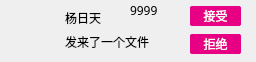
<?xml version="1.0" encoding="UTF-8"?>
<ui version="4.0">
 <class>Filenotify</class>
 <widget class="QWidget" name="Filenotify">
  <property name="geometry">
   <rect>
    <x>0</x>
    <y>0</y>
    <width>256</width>
    <height>62</height>
   </rect>
  </property>
  <property name="windowTitle">
   <string>Form</string>
  </property>
  <property name="styleSheet">
   <string notr="true"/>
  </property>
  <widget class="QLabel" name="label_2">
   <property name="geometry">
    <rect>
     <x>10</x>
     <y>10</y>
     <width>42</width>
     <height>42</height>
    </rect>
   </property>
   <property name="styleSheet">
    <string notr="true">QLabel{
  border-image:url(&quot;:/10.jpeg&quot;);
  border-radius:2px;
}</string>
   </property>
   <property name="text">
    <string/>
   </property>
   <property name="alignment">
    <set>Qt::AlignCenter</set>
   </property>
  </widget>
  <widget class="QLabel" name="label_3">
   <property name="geometry">
    <rect>
     <x>65</x>
     <y>8</y>
     <width>141</width>
     <height>20</height>
    </rect>
   </property>
   <property name="font">
    <font>
     <family>微软雅黑</family>
    </font>
   </property>
   <property name="text">
    <string>杨日天</string>
   </property>
  </widget>
  <widget class="QLabel" name="label_4">
   <property name="geometry">
    <rect>
     <x>65</x>
     <y>33</y>
     <width>211</width>
     <height>17</height>
    </rect>
   </property>
   <property name="font">
    <font>
     <family>微软雅黑</family>
    </font>
   </property>
   <property name="text">
    <string>发来了一个文件</string>
   </property>
  </widget>
  <widget class="QLabel" name="label_5">
   <property name="geometry">
    <rect>
     <x>130</x>
     <y>0</y>
     <width>141</width>
     <height>20</height>
    </rect>
   </property>
   <property name="font">
    <font>
     <family>微软雅黑</family>
    </font>
   </property>
   <property name="text">
    <string>9999</string>
   </property>
  </widget>
  <widget class="QPushButton" name="pushButton">
   <property name="geometry">
    <rect>
     <x>190</x>
     <y>6</y>
     <width>51</width>
     <height>20</height>
    </rect>
   </property>
   <property name="font">
    <font>
     <family>微软雅黑</family>
    </font>
   </property>
   <property name="cursor">
    <cursorShape>PointingHandCursor</cursorShape>
   </property>
   <property name="styleSheet">
    <string notr="true">QPushButton{
  background-color:rgb(231,0,132);
color:white;
border-radius:2px;
}
QPushButton:hover{
  background-color:rgb(231,0,132,70%);
}</string>
   </property>
   <property name="text">
    <string>接受</string>
   </property>
  </widget>
  <widget class="QPushButton" name="pushButton_2">
   <property name="geometry">
    <rect>
     <x>190</x>
     <y>34</y>
     <width>51</width>
     <height>20</height>
    </rect>
   </property>
   <property name="font">
    <font>
     <family>微软雅黑</family>
    </font>
   </property>
   <property name="cursor">
    <cursorShape>PointingHandCursor</cursorShape>
   </property>
   <property name="styleSheet">
    <string notr="true">QPushButton{
  background-color:rgb(231,0,132);
color:white;
border-radius:2px;
}
QPushButton:hover{
  background-color:rgb(231,0,132,70%);
}</string>
   </property>
   <property name="text">
    <string>拒绝</string>
   </property>
  </widget>
 </widget>
 <resources/>
 <connections/>
</ui>
